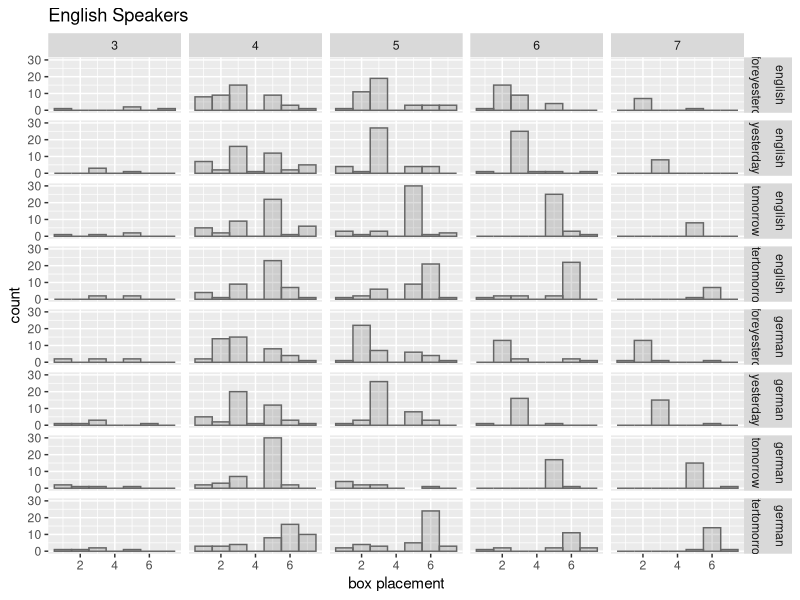
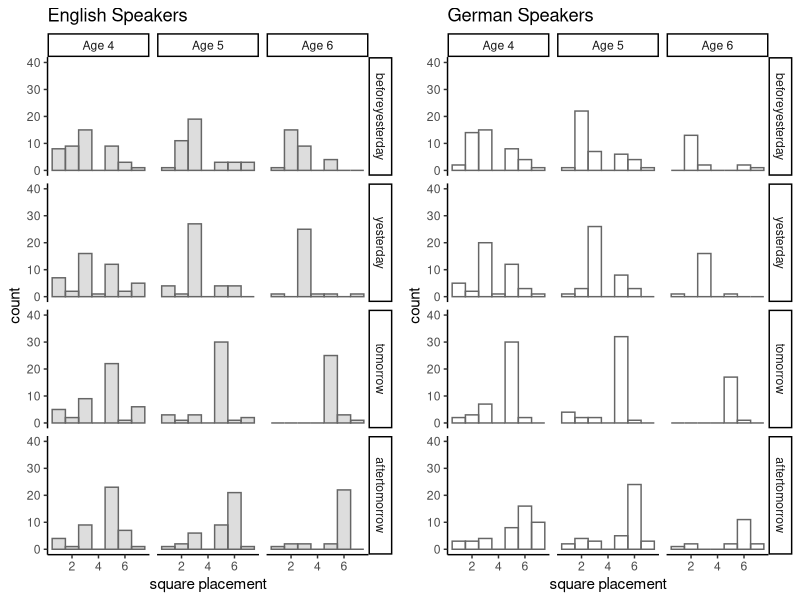
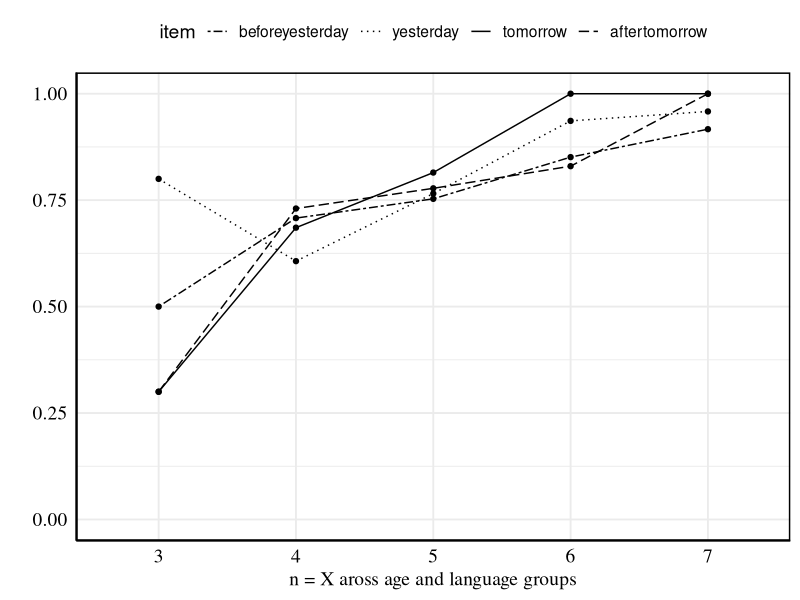
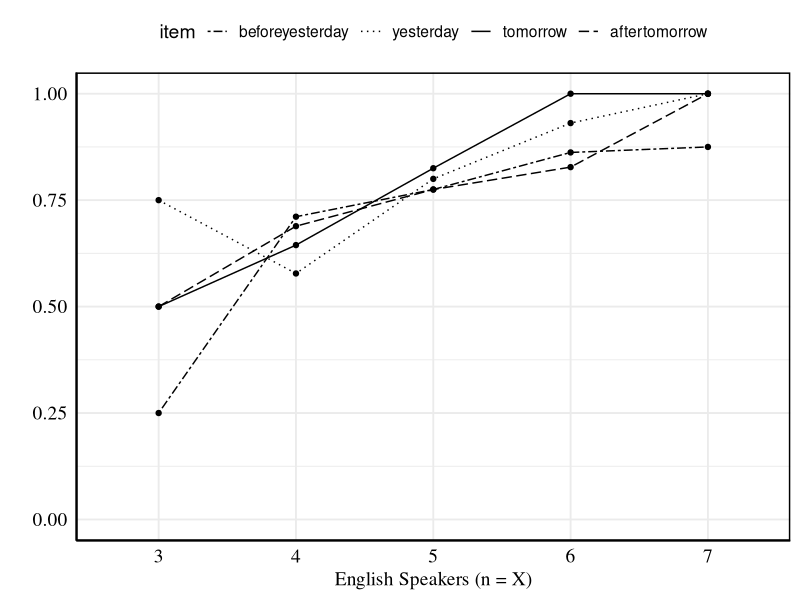
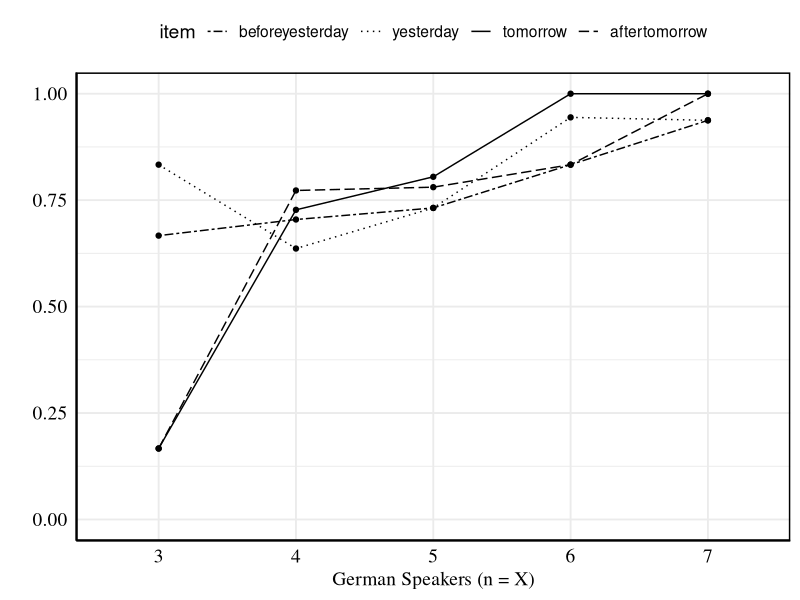
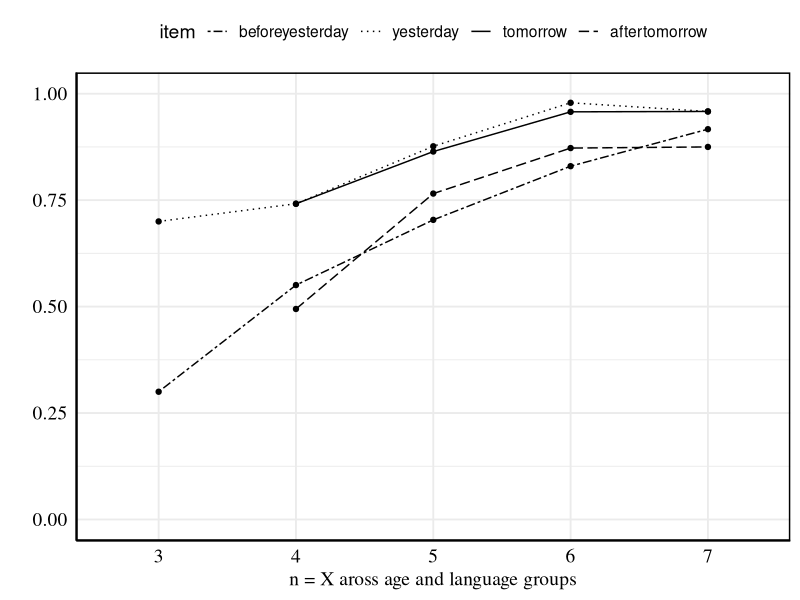
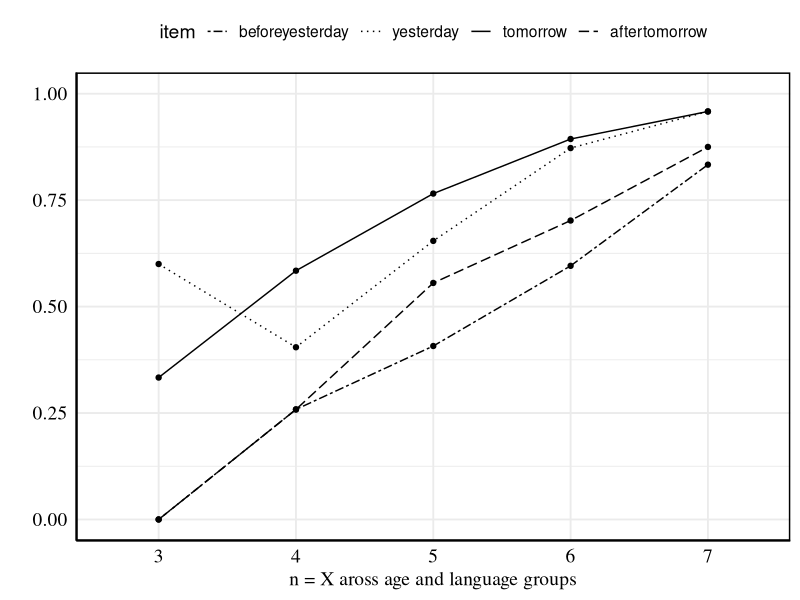
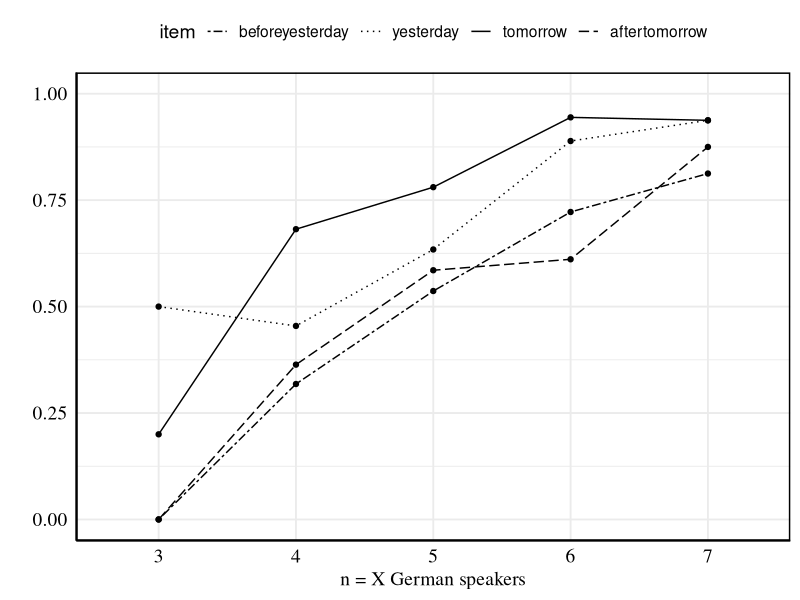

These charts were generated, in order, by the following R code: (Note: this script raises an error after producing the figures.)
## ---- chunk 1
#ipak function: install and load multiple R packages.
#check to see if packages are installed. Install them if they are not, then load them into the R session.
ipak <- function(pkg){
  new.pkg <- pkg[!(pkg %in% installed.packages()[, "Package"])]
  if (length(new.pkg)) 
    install.packages(new.pkg, dependencies = TRUE)
  sapply(pkg, require, character.only = TRUE)
}

lib = c("ordinal","gridExtra","MPDiR","tidyr","quickpsy","gmodels", "gplots","tidyverse", "nloptr", "lme4", "ggplot2", "reshape2", "ggpubr", "dplyr", "rstatix", "car", "stats", "coin", "scales", "psych", "ggthemes", "brms")
ipak(lib) #run all packages stored in lib through the ipak function to call them
## ---- chunk 2
d.all <- read.csv('combinedData_cleaned.csv')
## ---- chunk 3
calv.d <- d.all %>% 
  filter(task == "calendar" & itemtype %in% c('deictic', 'verbal')) %>% #include all calendar items (verbal Qs too)
  # filter(agegroup %in% c('4','5','6') & ageyears<7.0) %>% 
  mutate(cor.first = ifelse(response1==correctR, 1, 0), # did they get it right on the first trial
         prox = ifelse(item %in% c('yesterday','tomorrow'),1,0), # yesterday and tomorrow coded as proximal terms
         prox = as.factor(prox))

# default to bobo winter's approach
## center continuous variables
## sum code categorical variables (this is the conceptual analog of 'centering' for categorical predictors)

# CogSci reviewer asked about our fixed effect coding (which is nonexistent up to this point). "Some kinds of effect coding shouldn’t be used when interactions are present (such as the treatment coding that is default in lmer() and glmer())" 
# R default is to "dummy" code: Reference level coded as zero; Others as 1
# Sum or effect coding is more appropriate for Type III ANOVA: Levels coded so they sum to zero. If 2 levels, coded as -1 and 1 (BUT, R defaults to Type II so dummy coding should be fine here)

# sum code language, prox, and itemtype
calv.d$language <- as.factor(calv.d$language)
calv.d <- mutate(calv.d, language.sc = language)
contrasts(calv.d$language.sc) <- contr.sum(2)
calv.d$prox <- as.factor(calv.d$prox)
calv.d <- mutate(calv.d, prox.sc = prox)
contrasts(calv.d$prox.sc) <- contr.sum(2)
calv.d$itemtype <- as.factor(calv.d$itemtype)
calv.d <- mutate(calv.d, itemtype.sc = itemtype)
contrasts(calv.d$itemtype.sc) <- contr.sum(2)

calv.d <- calv.d %>%
  mutate(item.level = case_when(item == 'beforeyesterday' ~ '1',
                                item == 'yesterday' ~ '2',
                                item == 'tomorrow' ~ '3',
                                item == 'aftertomorrow' ~ '4'))

# dummy code item
calv.d$item_yesterday <- ifelse(calv.d$item.level==2,1,0)
calv.d$item_tomorrow <- ifelse(calv.d$item.level==3,1,0)
calv.d$item_after <- ifelse(calv.d$item.level==4,1,0)
# duplicate columns
calv.d <- calv.d %>%
  mutate(item_yesterday.sc = factor(item_yesterday, levels = c(1, 0)),
         item_tomorrow.sc = factor(item_tomorrow, levels = c(1, 0)),
         item_after.sc = factor(item_after, levels = c(1, 0)),
         item_stat.sc = factor(item.stat, levels = c(1,0))
         )
contrasts(calv.d$item_yesterday.sc) <- contr.sum(2)
contrasts(calv.d$item_tomorrow.sc) <- contr.sum(2)
contrasts(calv.d$item_after.sc) <- contr.sum(2)
contrasts(calv.d$item_stat.sc) <- contr.sum(2)

# center mean continuous variables
# we do this in the model for age (in years)

# subset dataframe

cal.d <- calv.d %>% #create data frame that includes 3- to 7-year-olds
  filter(task=="calendar" & itemtype=="deictic" & agegroup != "adult") %>% # only select deictic calendar items (leave verbal items out) 
  mutate(item = factor(item, levels = c("beforeyesterday", "yesterday", "tomorrow", "aftertomorrow")))

cal.d2 <- calv.d %>% # create new data frame and remove 3- and 7-year-olds
  filter(task=="calendar" & itemtype=="deictic" & agegroup %in% c('4','5','6') & ageyears<7.0) %>% # only select deictic items
  droplevels() %>%
  mutate(item = factor(item, levels = c("beforeyesterday", "yesterday", "tomorrow", "aftertomorrow")))
  
cal.e <- cal.d %>% # filter English speakers only and create new data frame
  filter(language == "english") %>%
  mutate(item = factor(item, levels = c("beforeyesterday", "yesterday", "tomorrow", "aftertomorrow")))
#remove 3 and 7-year-olds
cal.e2 <- cal.e %>%
  filter(agegroup %in% c('4','5','6')) %>%
  droplevels()

cal.g <- cal.d %>%
  filter(language == "german") %>% # filter german speakers only and create new data frame
  mutate(item = factor(item, levels = c("beforeyesterday", "yesterday", "tomorrow", "aftertomorrow")))
cal.g2 <- cal.g %>%
  filter(agegroup %in% c('4','5','6')) %>%
  droplevels()
## ---- chunk 4
# first unload plyr package
cal.sum <- cal.d %>% # summarize data including 3- and 7-year-olds
  mutate(item = factor(item, levels = c("beforeyesterday", "aftertomorrow","yesterday","tomorrow"))) %>% # for each word, how many kids got them right on the first try
  group_by(language, agegroup, item) %>%
  summarize(first.m = mean(cor.first, na.rm=T), # % who put item in right box on first try
            sd.correct = sd(cor.first, na.rm=T),
            n = n(),
            se.correct = sd.correct/sqrt(n),
            deictic1.m = mean(stat.correct.1), # who got correct status (first answer)
            deictic.m = mean(stat.correct), # % who got correct status (final answer)
            rank.m = mean(correct), # right box (final answer)
            countCor.first = sum(cor.first))  # sum proportion correct for making bar graph instead of histogram

cal.sum2 <- cal.d2 %>% # summary of data frame excluding 3- and 7-year-olds
  mutate(item = factor(item, levels = c("beforeyesterday", "aftertomorrow","yesterday","tomorrow")),
         prox = case_when(item == 'beforeyesterday' ~ 'Distal Terms',
                          item == 'aftertomorrow' ~ 'Distal Terms',
                          item == 'yesterday' ~ 'Proximal Terms',
                          item == 'tomorrow' ~ 'Proximal Terms')) %>%
  group_by(language, agegroup, item, prox) %>%
  summarize(first.m = mean(cor.first, na.rm=T), # % who put item in right box on first try
            sd.correct = sd(cor.first, na.rm=T),
            n = n(),
            se.correct = sd.correct/sqrt(n),
            deictic1.m = mean(stat.correct.1), # % who got correct status (first answer)
            deictic.m = mean(stat.correct), # % who got correct status (final answer)
            remoteness.m = mean(cor.remote), # % who got correct remoteness
            rank.m = mean(correct), # % right box (final answer)
            countCor.first = sum(cor.first))  # sum proportion correct for making bar graph instead of histogram
## ---- chunk 5
# calculate percentage of trials kids of each age group responded with correct deictic status on calendar questions
cal.sum3 <- cal.d %>%
  group_by(agegroup) %>%
  summarize(n = n(),
            deictic1.m = (mean(stat.correct.1, na.rm = T))*100, # who got correct status (first answer)
            deictic1.sd = (sd(stat.correct.1, na.rm = T))*100, # standard deviation
            deictic1.se = deictic1.sd/sqrt(n), # calculate standard error
            deictic1.lower = deictic1.m - deictic1.se, # calculate lower 95% CI
            deictic1.upper = deictic1.m + deictic1.se) # calculate upper 95% CI

deictic.sum <- calv.d %>%
  filter(itemtype == "deictic" & agegroup %in% c('4', '5', '6', '7')) %>%
  group_by(language, agegroup, item) %>%
  summarize(correct.m.d = mean(cor.first, na.rm=T), # % who answered correctly
            sd.correct.d = sd(cor.first, na.rm=T),
            n = n(),
            se.correct.d = sd.correct.d/sqrt(n),
            deicticv.lower = correct.m.d - se.correct.d, # calculate lower 95% CI
            deicticv.upper = correct.m.d + se.correct.d, # calculate upper 95% CI
            countCorrect.d = sum(cor.first))  # sum proportion correct for making bar graph instead of histogram
## ---- chunk 6
## Frequency distribution of box placement for each time word
calhist.e <- cal.d %>% #filter english speakers and create new data frame
  filter(language == "english" & agegroup %in% c('4','5','6') & ageyears<7.0) %>%
  mutate(item = factor(item, levels = c("beforeyesterday", "yesterday", "tomorrow", "aftertomorrow")))

calhist.g <- cal.d %>% #filter German speakers and create new data frame
  filter(language == "german" & agegroup %in% c('4','5','6') & ageyears<7.0) %>%
  mutate(item = factor(item, levels = c("beforeyesterday", "yesterday", "tomorrow", "aftertomorrow")))

calhist.e$agebin[calhist.e$agegroup == '4'] <- "Age 4"
calhist.e$agebin[calhist.e$agegroup == '5'] <- "Age 5"
calhist.e$agebin[calhist.e$agegroup == '6'] <- "Age 6"
calhist.g$agebin[calhist.g$agegroup == '4'] <- "Age 4"
calhist.g$agebin[calhist.g$agegroup == '5'] <- "Age 5"
calhist.g$agebin[calhist.g$agegroup == '6'] <- "Age 6"

all <- ggplot(cal.d, aes(x = response1)) +
  geom_histogram(position = "identity", colour = "grey40", alpha = 0.2, binwidth = 1) +
  xlab("box placement") +
  ggtitle("English Speakers") +
  ylim(0, 30) +
  facet_grid(language ~ item ~ agegroup)
all

# Frequency distributions of first response only
par(mfrow=c(1,1))
E <- ggplot(calhist.e, aes(x=response1)) +
  geom_histogram(position = "identity", colour = "grey40", alpha = 0.2, binwidth = 1) +
  xlab("square placement") +
  ggtitle("English Speakers") +
  ylim(0, 40) +
  theme_classic() +
  facet_grid(item ~ agebin)

G <- ggplot(calhist.g, aes(x=response1)) +
  geom_histogram(fill="white", position ="identity", colour = "grey40", alpha = 0.2, binwidth = 1) +
  xlab("square placement") +
  ggtitle("German Speakers") +
  ylim(0, 40) +
  theme_classic() +
  facet_grid(item ~ agebin)

histograms <- ggarrange(E, G, 
                        ncol = 2, nrow = 1)
histograms
#ggsave(histograms, file= "BoxPlacementByItem.jpeg", width = 10, height = 5, dpi = 300)

calhist.g <- calhist.g %>%
  mutate(ColorBar = case_when(item == "tomorrow" & response1 == 5 ~ "0",
                              item == "yesterday" & response1 ==  3 ~ "0",
                              item == "aftertomorrow" & response1 ==  6 ~ "0",
                              item == "beforeyesterday" & response1 ==  2 ~ "0")) # create new variable for filling correct placement

calhist.g$ColorBar[is.na(calhist.g$ColorBar) == T] <- '1' # replace missing data with 0

calhist.e <- calhist.e %>%
  mutate(ColorBar = case_when(item == "tomorrow" & response1 == 5 ~ "0",
                              item == "yesterday" & response1 ==  3 ~ "0",
                              item == "aftertomorrow" & response1 ==  6 ~ "0",
                              item == "beforeyesterday" & response1 ==  2 ~ "0"))
calhist.e$ColorBar[is.na(calhist.e$ColorBar) == T] <- '1' # replace missing data with 0

# recode Items for Facet Labels
calhist.g$Term[calhist.g$item == 'tomorrow'] <- "tomorrow"
calhist.g$Term[calhist.g$item == 'yesterday'] <- "yesterday"
calhist.g$Term[calhist.g$item == 'beforeyesterday'] <- "before-yesterday"
calhist.g$Term[calhist.g$item == 'aftertomorrow'] <- "after-tomorrow"
calhist.e$Term[calhist.e$item == 'tomorrow'] <- "tomorrow"
calhist.e$Term[calhist.e$item == 'yesterday'] <- "yesterday"
calhist.e$Term[calhist.e$item == 'beforeyesterday'] <- "before-yesterday"
calhist.e$Term[calhist.e$item == 'aftertomorrow'] <- "after-tomorrow"

cols <- c("0" = "red", "1" = "grey50")

# Graph Correct First Placement (but show proportion of kids who placed sticker in each box)
#exclude 3- and 7-year-olds from cal.sum4
cal.sum4 <- cal.d2 %>%
  mutate(item = factor(item, levels = c("beforeyesterday", "aftertomorrow","yesterday","tomorrow"))) %>%
  group_by(language, agegroup, item, response1) %>%
  summarize(n = n()) %>%
  mutate(freq = n/sum(n))
## ---- chunk 7
# does language spoken, item, or age (in years) predict successful placement of time words in the past or the future? [interaction term included in the model]

# model with sum coded predictor variables
d.lm1 <- glmer(stat.correct.1 ~ language.sc*item_yesterday.sc*item_tomorrow.sc*item_after.sc*scale(ageyears) + (1|subjid), family = 'binomial', data=cal.d, control = glmerControl(optimizer="bobyqa", optCtrl = list(maxfun = 100000))) 
# once I increased the # of possible iterations the optimizer is allowed to have (i.e. to 100,000) convergence issues disappear 
summary(d.lm1) 

Anova(d.lm1, contrasts=list(topic=contr.sum, sys=contr.sum), Type=3) # only age is a significant predictor
## ---- chunk 8

cal.sumProp <- cal.d %>%
  group_by(agegroup, item) %>%
  summarize(n = n(),
            deictic1.m = (mean(stat.correct.1, na.rm = T)), # who got correct status (first answer)
            deictic1.sd = (sd(stat.correct.1, na.rm = T)), # standard deviation
            deictic1.se = deictic1.sd/sqrt(n), # calculate standard error
            deictic1.lower = deictic1.m - deictic1.se, # calculate lower 95% CI
            deictic1.upper = deictic1.m + deictic1.se) # calculate upper 95% CI

CorrectStatPlacements <- ggplot(data=cal.sumProp, aes(x=agegroup, y = deictic1.m, group = item)) +
  geom_line(aes(linetype=item)) +
  scale_linetype_manual(values=c("twodash", "dotted", "solid", "longdash"))+
  geom_point() +
  ylab('') +
  xlab('n = X aross age and language groups') +
  ylim(0,1) +
  theme_minimal(base_size = 14) +
  theme(plot.title=element_text(family = "Times", color = "black", size = 14, hjust = 0.5), 
        axis.title.y = element_text(family = "Times", color = "black", size = 14),
        axis.line.y = element_line(color = "black"),
        axis.text.y = element_text(family = "Times", color = "black", size = 14), 
        axis.title.x = element_text(family = "Times", color = "black", size = 14),
        axis.text.x = element_text(family = "Times", color = "black", size = 14)) +
          theme(legend.position = "top") +
          theme(panel.border = element_rect(colour = "black", fill = NA, size = 1),
                #panel.grid.major = element_blank(), panel.grid.minor = element_blank(),
                axis.line = element_line(colour = "black"))
CorrectStatPlacements




cal.sumPropEnglish <- cal.d %>%
  filter(language == "english") %>%
  group_by(agegroup, item) %>%
  summarize(n = n(),
            deictic1.m = (mean(stat.correct.1, na.rm = T)), # who got correct status (first answer)
            deictic1.sd = (sd(stat.correct.1, na.rm = T)), # standard deviation
            deictic1.se = deictic1.sd/sqrt(n), # calculate standard error
            deictic1.lower = deictic1.m - deictic1.se, # calculate lower 95% CI
            deictic1.upper = deictic1.m + deictic1.se) # calculate upper 95% CI

EnglishPlacements <- ggplot(data=cal.sumPropEnglish, aes(x=agegroup, y = deictic1.m, group = item)) +
  geom_line(aes(linetype=item)) +
  scale_linetype_manual(values=c("twodash", "dotted", "solid", "longdash"))+
  geom_point() +
  ylab('') +
  xlab('English Speakers (n = X)') +
  ylim(0,1) +
  theme_minimal(base_size = 14) +
  theme(plot.title=element_text(family = "Times", color = "black", size = 14, hjust = 0.5), 
        axis.title.y = element_text(family = "Times", color = "black", size = 14),
        axis.line.y = element_line(color = "black"),
        axis.text.y = element_text(family = "Times", color = "black", size = 14), 
        axis.title.x = element_text(family = "Times", color = "black", size = 14),
        axis.text.x = element_text(family = "Times", color = "black", size = 14)) +
          theme(legend.position = "top") +
          theme(panel.border = element_rect(colour = "black", fill = NA, size = 1),
                #panel.grid.major = element_blank(), panel.grid.minor = element_blank(),
                axis.line = element_line(colour = "black"))
EnglishPlacements

cal.sumPropGerman <- cal.d %>%
  filter(language == "german") %>%
  group_by(agegroup, item) %>%
  summarize(n = n(),
            deictic1.m = (mean(stat.correct.1, na.rm = T)), # who got correct status (first answer)
            deictic1.sd = (sd(stat.correct.1, na.rm = T)), # standard deviation
            deictic1.se = deictic1.sd/sqrt(n), # calculate standard error
            deictic1.lower = deictic1.m - deictic1.se, # calculate lower 95% CI
            deictic1.upper = deictic1.m + deictic1.se) # calculate upper 95% CI

GermanPlacements <- ggplot(data=cal.sumPropGerman, aes(x=agegroup, y = deictic1.m, group = item)) +
  geom_line(aes(linetype=item)) +
  scale_linetype_manual(values=c("twodash", "dotted", "solid", "longdash"))+
  geom_point() +
  ylab('') +
  xlab('German Speakers (n = X)') +
  ylim(0,1) +
  theme_minimal(base_size = 14) +
  theme(plot.title=element_text(family = "Times", color = "black", size = 14, hjust = 0.5), 
        axis.title.y = element_text(family = "Times", color = "black", size = 14),
        axis.line.y = element_line(color = "black"),
        axis.text.y = element_text(family = "Times", color = "black", size = 14), 
        axis.title.x = element_text(family = "Times", color = "black", size = 14),
        axis.text.x = element_text(family = "Times", color = "black", size = 14)) +
          theme(legend.position = "top") +
          theme(panel.border = element_rect(colour = "black", fill = NA, size = 1),
                axis.line = element_line(colour = "black"))
GermanPlacements
## ---- chunk 9
# it seems like (from Roman's slides) since we manipulate prox within-subjects, we should include this as a random slope e.g., prox|subjid
#boundary (singular) fit: see ?isSingular
#d.lm2 <- glmer(stat.correct.1 ~ prox.sc*language.sc*scale(ageyears) + (1+prox|subjid), family = 'binomial', data=cal.d, control = glmerControl(optimizer="bobyqa", optCtrl = list(maxfun = 100000)))
#summary(d.lm2) 
#Anova(d.lm2, Type=3) #suggests there is a main effect of age, but no main effects of language, proximity or interactions

# suggestion from cogsci reviewer to rerun model without the random intercept for subjects (but keep random slope because glmer requires random effect term to be specified)
# but we run into the same problem as above
# boundary (singular) fit: see ?isSingular
# It is very unusual to find data requiring a random slope but no random intercept, as it requires that all lines pass through the same point on the y axis.
d.lm2 <- glmer(stat.correct.1 ~ prox.sc*language.sc*scale(ageyears) + (prox-1|subjid), family = 'binomial', data=cal.d2, control = glmerControl(optimizer="bobyqa", optCtrl = list(maxfun = 100000)))
# boundary (singular) fit: see ?isSingular
summary(d.lm2) 
Anova(d.lm2, contrasts=list(topic=contr.sum, sys=contr.sum), Type=3) # again only age is a significant predictor but there is an interaction of prox x age 

# remove random slope
d.lm3 <- glmer(stat.correct.1 ~ prox.sc*language.sc*scale(ageyears) + (1|subjid), family = 'binomial', data=cal.d2, control = glmerControl(optimizer="bobyqa", optCtrl = list(maxfun = 100000)))
summary(d.lm3) 
Anova(d.lm3, contrasts=list(topic=contr.sum, sys=contr.sum), Type=3) #suggests there is a main effect of age, but no main effects of language, proximity and only an interaction of prox x age 

# Does age or item predict successful placement of time words in the past vs. the future within each language group separately?
# english first
d.lm4 <-  glmer(stat.correct.1 ~ prox.sc * scale(ageyears) + (1|subjid), family='binomial', data=cal.e2) 
summary(d.lm4)
Anova(d.lm4, Type=3) #main effect of age, sig interaction of prox + age

#Wilcox_test for item level comparisons
DeicticStatus_English <- cal.e %>%
  group_by(agegroup) %>%
  pairwise_wilcox_test(formula = stat.correct.1 ~ prox.sc, p.adjust.method = "BH") %>%
  add_significance()
DeicticStatus_English # only sig difference between distal and proximal terms @ age 6 (p = .02)

#german next
d.lm5 <-  glmer(stat.correct.1 ~ prox.sc * scale(ageyears) + (1|subjid), family='binomial', data=cal.g2) 
summary(d.lm5)
Anova(d.lm5, Type=3) #main effect of age, no interaction

DeicticStatus_German <- cal.g %>%
  group_by(agegroup) %>%
  pairwise_wilcox_test(formula = stat.correct.1 ~ prox.sc, p.adjust.method = "BH") %>%
  add_significance()
DeicticStatus_German # sig difference at age 6 (p = .05)
## ---- chunk 10
# calculate percentage of trials in which kids of each age group responded with correct remoteness on calendar questions
cal.sum5 <- cal.d %>%
  group_by(agegroup) %>%
  summarize(n = n(),
            remoteness.m = (mean(cor.remote))*100, # who got correct status (first answer)
            remoteness.sd = (sd(cor.remote))*100, # standard deviation
            remoteness.se = remoteness.sd/sqrt(n), # calculate standard error
            remoteness.lower = remoteness.m - remoteness.se, # calculate lower 95% CI
            remoteness.upper = remoteness.m + remoteness.se) # calculate upper 95% CI

remoteness.sum <- calv.d %>%
  filter(itemtype == "deictic" & agegroup %in% c('4', '5', '6', '7')) %>%
  group_by(language, agegroup, item) %>%
  summarize(n = n(),
            remoteness.m = (mean(cor.remote))*100, # who got correct status (first answer)
            remoteness.sd = (sd(cor.remote))*100, # standard deviation
            remoteness.se = remoteness.sd/sqrt(n), # calculate standard error
            remoteness.lower = remoteness.m - remoteness.se, # calculate lower 95% CI
            remoteness.upper = remoteness.m + remoteness.se) # calculate upper 95% CI

langremoteness.sum <- calv.d %>%
  filter(itemtype == "deictic") %>%
  group_by(language, agegroup) %>%
  summarize(n = n(),
            remoteness.m = (mean(cor.remote, na.rm = T))*100, # who got correct status (first answer)
            remoteness.sd = (sd(cor.remote, na.rm = T))*100, # standard deviation
            remoteness.se = remoteness.sd/sqrt(n), # calculate standard error
            remoteness.lower = remoteness.m - remoteness.se, # calculate lower 95% CI
            remoteness.upper = remoteness.m + remoteness.se) # calculate upper 95% CI
## ---- chunk 11
#does language spoken, item, or age (in years) predict successful placement of time words the correct # of squares from today? [interaction term included in the model]
remote1 <- glm(cor.remote ~ language.sc*item_yesterday.sc*item_tomorrow.sc*item_after.sc*scale(ageyears), family = binomial(link = "logit"), data=cal.d) 
summary(remote1)
Anova(remote1) # main effect of language, main effect of item (yesterday, tomorrow), main effect of age, but no interactions (why are these main effects only showing up in the Anova?)

All_remote <- cal.d %>% # conduct Wilcox_test 
  #group_by(agegroup) %>% 
  pairwise_wilcox_test(formula = cor.remote ~ item, p.adjust.method = "BH") %>%
  add_significance()
All_remote 

English.remote <- cal.e2 %>% # conduct Wilcox_test on English sample only
  #group_by(agegroup) %>% # no sig differences when grouped by age
  pairwise_wilcox_test(formula = cor.remote ~ item, p.adjust.method = "BH") %>%
  add_significance()
English.remote # sig differences between before yesterday and yesterday/tomorrow across all ages and between after tomorrow and yesterday/tomorrow across all ages

German.remote <- cal.g2 %>% # conduct Wilcox_test on German sample only
  #group_by(agegroup) %>%
  pairwise_wilcox_test(formula = cor.remote ~ item, p.adjust.method = "BH") %>%
  add_significance()
German.remote # same findings as English above
## ---- chunk 12

cal.sum5Figure6 <- cal.d %>%
  group_by(agegroup, item) %>%
  summarize(n = n(),
            remoteness.m = (mean(cor.remote)), # who got correct status (first answer)
            remoteness.sd = (sd(cor.remote)), # standard deviation
            remoteness.se = remoteness.sd/sqrt(n), # calculate standard error
            remoteness.lower = remoteness.m - remoteness.se, # calculate lower 95% CI
            remoteness.upper = remoteness.m + remoteness.se) # calculate upper 95% CI

CorrectRemoteness<- ggplot(data=cal.sum5Figure6, aes(x=agegroup, y = remoteness.m, group = item)) +
  geom_line(aes(linetype=item)) +
  scale_linetype_manual(values=c("twodash", "dotted", "solid", "longdash"))+
  geom_point() +
  ylab('') +
  xlab('n = X aross age and language groups') +
  ylim(0,1) +
  theme_minimal(base_size = 14) +
  theme(plot.title=element_text(family = "Times", color = "black", size = 14, hjust = 0.5), 
        axis.title.y = element_text(family = "Times", color = "black", size = 14),
        axis.line.y = element_line(color = "black"),
        axis.text.y = element_text(family = "Times", color = "black", size = 14), 
        axis.title.x = element_text(family = "Times", color = "black", size = 14),
        axis.text.x = element_text(family = "Times", color = "black", size = 14)) +
          theme(legend.position = "top") +
          theme(panel.border = element_rect(colour = "black", fill = NA, size = 1),
                #panel.grid.major = element_blank(), panel.grid.minor = element_blank(),
                axis.line = element_line(colour = "black"))
CorrectRemoteness

## ---- chunk 13
# does language spoken, item,  or age (in years) predict successful placement of time words in the correct squares on the first try? [interaction term included in the model]

# model with sum coded predictor variables
p.lm1 <- glmer(cor.first ~ language.sc*item_yesterday.sc*item_tomorrow.sc*item_after.sc*scale(ageyears) + (1|subjid), family = 'binomial', data=cal.d, control = glmerControl(optimizer="bobyqa", optCtrl = list(maxfun = 100000))) 
# once I increased the # of possible iterations the optimizer is allowed to have (i.e. to 100,000) convergence issues disappear 
summary(p.lm1) 
Anova(p.lm1, contrasts=list(topic=contr.sum, sys=contr.sum), Type=3) # main effect of item (yesterday, tomorrow), age, and sig 2-way interaction between language x age 

# remove interaction term for item [when we do this, all the main effects are present]
p.lm1.main <- glmer(cor.first ~ language.sc*item_yesterday.sc+item_tomorrow.sc+item_after.sc+ scale(ageyears)+(1|subjid), family = 'binomial', data=cal.d, control = glmerControl(optimizer="bobyqa", optCtrl = list(maxfun = 100000))) 
# once I increased the # of possible iterations the optimizer is allowed to have (i.e. to 100,000) convergence issues disappear 
summary(p.lm1.main) 
Anova(p.lm1.main, contrasts=list(topic=contr.sum, sys=contr.sum), Type=3) # all three main effects + language  age interaction

#Wilcox_test for item level comparisons of cor.first by age (English-speakers only)
PreciseMeaning_English <- cal.e2 %>%
  group_by(agegroup) %>%
  pairwise_wilcox_test(formula = cor.first ~ item, p.adjust.method = "BH") %>%
  add_significance()
PreciseMeaning_English

#Wilcox_test for item level comparisons of cor.first by age (German-speakers only)
PreciseMeaning_German <- cal.g2 %>%
  group_by(agegroup) %>%
  pairwise_wilcox_test(formula = cor.first ~ item, p.adjust.method = "BH") %>%
  add_significance()
PreciseMeaning_German
## ---- chunk 14
cal.sum5Figure7 <- cal.d %>%
  group_by(agegroup, item) %>%
  summarize(n = n(),
            preciseknow.m = (mean(cor.first, na.rm = T)), # who got correct status (first answer)
            preciseknow.sd = (sd(cor.first, na.rm = T)), # standard deviation
            preciseknow.se = preciseknow.sd/sqrt(n), # calculate standard error
            preciseknow.lower = preciseknow.m - preciseknow.se, # calculate lower 95% CI
            preciseknow.upper = preciseknow.m + preciseknow.se) # calculate upper 95% CI

PreciseKnowledge_Prop<- ggplot(data=cal.sum5Figure7, aes(x=agegroup, y = preciseknow.m, group = item)) +
  geom_line(aes(linetype=item)) +
  scale_linetype_manual(values=c("twodash", "dotted", "solid", "longdash"))+
  geom_point() +
  ylab('') +
  xlab('n = X aross age and language groups') +
  ylim(0,1) +
  theme_minimal(base_size = 14) +
  theme(plot.title=element_text(family = "Times", color = "black", size = 14, hjust = 0.5), 
        axis.title.y = element_text(family = "Times", color = "black", size = 14),
        axis.line.y = element_line(color = "black"),
        axis.text.y = element_text(family = "Times", color = "black", size = 14), 
        axis.title.x = element_text(family = "Times", color = "black", size = 14),
        axis.text.x = element_text(family = "Times", color = "black", size = 14)) +
          theme(legend.position = "top") +
          theme(panel.border = element_rect(colour = "black", fill = NA, size = 1),
                #panel.grid.major = element_blank(), panel.grid.minor = element_blank(),
                axis.line = element_line(colour = "black"))
PreciseKnowledge_Prop

# now german-speakers only
cal.sum5Figure7G <- cal.d %>%
  filter(language == "german") %>%
  group_by(agegroup, item) %>%
  summarize(n = n(),
            preciseknow.m = (mean(cor.first, na.rm = T)), # who got correct status (first answer)
            preciseknow.sd = (sd(cor.first, na.rm = T)), # standard deviation
            preciseknow.se = preciseknow.sd/sqrt(n), # calculate standard error
            preciseknow.lower = preciseknow.m - preciseknow.se, # calculate lower 95% CI
            preciseknow.upper = preciseknow.m + preciseknow.se) # calculate upper 95% CI

PreciseKnowledge_PropG<- ggplot(data=cal.sum5Figure7G, aes(x=agegroup, y = preciseknow.m, group = item)) +
  geom_line(aes(linetype=item)) +
  scale_linetype_manual(values=c("twodash", "dotted", "solid", "longdash"))+
  geom_point() +
  ylab('') +
  xlab('n = X German speakers') +
  ylim(0,1) +
  theme_minimal(base_size = 14) +
  theme(plot.title=element_text(family = "Times", color = "black", size = 14, hjust = 0.5), 
        axis.title.y = element_text(family = "Times", color = "black", size = 14),
        axis.line.y = element_line(color = "black"),
        axis.text.y = element_text(family = "Times", color = "black", size = 14), 
        axis.title.x = element_text(family = "Times", color = "black", size = 14),
        axis.text.x = element_text(family = "Times", color = "black", size = 14)) +
          theme(legend.position = "top") +
          theme(panel.border = element_rect(colour = "black", fill = NA, size = 1),
                #panel.grid.major = element_blank(), panel.grid.minor = element_blank(),
                axis.line = element_line(colour = "black"))
PreciseKnowledge_PropG
ggsave("Figure7B.jpeg", PreciseKnowledge_PropG, dpi = 300)

# now english-speakers only
cal.sum5Figure7E <- cal.d %>%
  filter(language == "english" & agegroup != "adult") %>%
  group_by(agegroup, item) %>%
  summarize(n = n(),
            preciseknow.m = (mean(cor.first, na.rm = T)), # who got correct status (first answer)
            preciseknow.sd = (sd(cor.first, na.rm = T)), # standard deviation
            preciseknow.se = preciseknow.sd/sqrt(n), # calculate standard error
            preciseknow.lower = preciseknow.m - preciseknow.se, # calculate lower 95% CI
            preciseknow.upper = preciseknow.m + preciseknow.se) # calculate upper 95% CI


PreciseKnowledge_PropE<- ggplot(data=cal.sum5Figure7E, aes(x=agegroup, y = preciseknow.m, group = item)) +
  geom_line(aes(linetype=item)) +
  scale_linetype_manual(values=c("twodash", "dotted", "solid", "longdash"))+
  geom_point() +
  ylab('') +
  xlab('n = X English speakers') +
  ylim(0,1) +
  theme_minimal(base_size = 14) +
  theme(plot.title=element_text(family = "Times", color = "black", size = 14, hjust = 0.5), 
        axis.title.y = element_text(family = "Times", color = "black", size = 14),
        axis.line.y = element_line(color = "black"),
        axis.text.y = element_text(family = "Times", color = "black", size = 14), 
        axis.title.x = element_text(family = "Times", color = "black", size = 14),
        axis.text.x = element_text(family = "Times", color = "black", size = 14)) +
          theme(legend.position = "top") +
          theme(panel.border = element_rect(colour = "black", fill = NA, size = 1),
                #panel.grid.major = element_blank(), panel.grid.minor = element_blank(),
                axis.line = element_line(colour = "black"))
PreciseKnowledge_PropE
ggsave("Figure7A.jpeg", PreciseKnowledge_PropE, dpi = 300)
## ---- chunk 15
# Does language group, age, and temporal location (proximal vs. distal) predict correct placement? [interaction term included in the model]
p.lm2 <- glmer(cor.first ~ language.sc*prox.sc*scale(ageyears) + (1|subjid), family = 'binomial', data=cal.d, control = glmerControl(optimizer="bobyqa", optCtrl = list(maxfun = 100000))) 
summary(p.lm2) 
Anova(p.lm2, contrasts=list(topic=contr.sum, sys=contr.sum), Type=3) # suggests there are effects of language, proximity, and ageyears with no interactions

# Does language group, age, and temporal location (proximal vs. distal) predict correct placement? [interaction term removed from the model]
p.lm2.1 <-  glmer(cor.first ~ language.sc + prox.sc + scale(ageyears) + (1|subjid), family='binomial', data=cal.d2, control = glmerControl(optimizer="bobyqa", optCtrl = list(maxfun = 100000))) 
summary(p.lm2.1 )
Anova(p.lm2.1, contrasts=list(topic=contr.sum, sys=contr.sum), Type=3) #main effect of age, proximity, and language
## ---- chunk 16
#does language spoken, deictic status (past vs future),  or age (in years) predict successful placement of time words in the correct squares on the first try? [interaction term included in the model]
p.lm3 <- glmer(cor.first ~ language.sc*item_stat.sc*scale(ageyears) + (1|subjid), family = 'binomial', data=cal.d) 
summary(p.lm3) 
Anova(p.lm3, contrasts=list(topic=contr.sum, sys=contr.sum), Type=3) # main effect of language, deictic status, and age but no interactions

# remove interaction term
p.lm3.0 <- glmer(cor.first ~ language.sc + item_stat.sc + scale(ageyears) + (1|subjid), family = 'binomial', data=cal.d2) 
summary(p.lm3.0) 
Anova(p.lm3.0, contrasts=list(topic=contr.sum, sys=contr.sum), Type=3) # main effect of language, deictic status, and age 

# Does age or item predict successful placement of time words in the correct square on the first try within each language group separately? [no interaction term]
p.lm4 <- glmer(cor.first ~ item_yesterday.sc*item_tomorrow.sc*item_after.sc + scale(ageyears) + (1|subjid), family = 'binomial', data=cal.e2) 
summary(p.lm4)
Anova(p.lm4, Type=3) # main effect of item (yesterday, tomorrow, after tomorrow), and age, but no interactions



p.lm5 <- glmer(cor.first ~ item_yesterday.sc*item_tomorrow.sc*item_after.sc + scale(ageyears) + (1|subjid), family = 'binomial', data=cal.g2) 
summary(p.lm5)
Anova(p.lm5, Type=3) # main effect of item (yesterday, tomorrow), and age, but no interactions



language.itemTest <- cal.d2 %>%
  grouop_by(item) %>%
  pairwise_wilcox_test(formula = cor.first ~ language, p.adjust.method = "BH") %>%
  add_significance()
language.itemTest

language.itemTestAge <- cal.d2 %>%
  group_by(agegroup, item) %>%
  pairwise_wilcox_test(formula = cor.first ~ language, p.adjust.method = "BH") %>%
  add_significance()
language.test

language.proxTest <- cal.d2 %>%
  group_by(prox) %>%
  pairwise_wilcox_test(formula = cor.first ~ language, p.adjust.method = "BH") %>%
  add_significance()
language.proxTest

language.proxTestAge <- cal.d2 %>%
  group_by(agegroup, prox) %>%
  pairwise_wilcox_test(formula = cor.first ~ language, p.adjust.method = "BH") %>%
  add_significance()
language.proxTestAge
# 0 = distal, 1 = proximal
## ---- chunk 17
# first deictic status
# calculate
cal.sumProp2 <- cal.d %>%
  filter(language == "english") %>%
  group_by(agegroup) %>%
  summarize(n = n(),
            stat.correct.1 = stat.correct.1, 
            deictic1.m = (mean(stat.correct.1, na.rm = T)), # who got correct status (first answer)
            deictic1.sd = (sd(stat.correct.1, na.rm = T)), # standard deviation
            deictic1.se = deictic1.sd/sqrt(n), # calculate standard error
            deictic1.lower = deictic1.m - deictic1.se, # calculate lower 95% CI
            deictic1.upper = deictic1.m + deictic1.se) # calculate upper 95% CI

# plot
plot.deicticEnglish <- ggplot(data=cal.sumProp, aes(x=agegroup, y=deictic1.m)) + 
  # geom_hline(yintercept=1, linetype="solid",color="black",size=1.3) +
  geom_hline(yintercept=.5, linetype="dashed",color="red",size=1.3) +
  geom_pointrange(size=1.5, position=position_dodge(width=0.3), aes(ymax=stat.correct.1 + deictic1.sd, ymin=stat.correct.1 - deictic1.sd)) +
  scale_x_discrete(name = "Age (years)") +
  scale_y_continuous(name = "Mean Deictic Status Knowledge ", breaks= c(.2, .3, .4, .5,.6,.7,.8,.9,1), limits = c(.2, 1)) +
  theme(axis.title = element_text(size=12))

ggsave("plot.deicticEnglish.png", plot.deicticEnglish, dpi = 300, height = 3, width = 3)

# next remoteness
cal.sum5.2 <- cal.d %>%
  filter(language == "english")  %>%
  group_by(agegroup) %>%
  summarize(n = n(),
            cor.remote = cor.remote,
            remoteness.m = (mean(cor.remote, na.rm = T)), # who got correct status (first answer)
            remoteness.sd = (sd(cor.remote, na.rm = T)), # standard deviation
            remoteness.se = remoteness.sd/sqrt(n), # calculate standard error
            remoteness.lower = remoteness.m - remoteness.se, # calculate lower 95% CI
            remoteness.upper = remoteness.m + remoteness.se) # calculate upper 95% CI
# plot remoteness
plot.remotenessEnglish <- ggplot(data=cal.sum5.2, aes(x=agegroup, y=remoteness.m)) + 
  # geom_hline(yintercept=1, linetype="solid",color="black",size=1.3) +
  geom_hline(yintercept=.5, linetype="dashed",color="red",size=1.3) +
  geom_pointrange(size=1.5, position=position_dodge(width=0.3), aes(ymax=cor.remote + remoteness.sd, ymin=cor.remote - remoteness.sd)) +
  scale_x_discrete(name = "Age (years)") +
  scale_y_continuous(name = "Mean Remoteness Knowledge ", breaks= c(.2, .3, .4, .5,.6,.7,.8,.9,1), limits = c(.2, 1)) +
  theme(axis.title = element_text(size=12))

ggsave("plot.remotenessEnglish.png", plot.remotenessEnglish, dpi = 300, height = 3, width = 3)

# now precise knowledge 
cal.sum5.3 <- cal.d %>%
  filter(language == "english") %>%
  group_by(agegroup) %>%
  summarize(n = n(),
            cor.first = cor.first,
            preciseknow.m = (mean(cor.first, na.rm = T)), # who got correct status (first answer)
            preciseknow.sd = (sd(cor.first, na.rm = T)), # standard deviation
            preciseknow.se = preciseknow.sd/sqrt(n), # calculate standard error
            preciseknow.lower = preciseknow.m - preciseknow.se, # calculate lower 95% CI
            preciseknow.upper = preciseknow.m + preciseknow.se) # calculate upper 95% CI
# plot precise knowledge
plot.preciseknowEnglish <- ggplot(data=cal.sum5.3, aes(x=agegroup, y=preciseknow.m)) + 
  # geom_hline(yintercept=1, linetype="solid",color="black",size=1.3) +
  geom_hline(yintercept=.5, linetype="dashed",color="red",size=1.3) +
  geom_pointrange(size=1.5, position=position_dodge(width=0.3), aes(ymax=cor.first + preciseknow.sd, ymin=cor.first - preciseknow.sd)) +
  scale_x_discrete(name = "Age (years)") +
  scale_y_continuous(name = "Mean Precise Knowledge ", breaks= c(.2, .3, .4, .5,.6,.7,.8,.9,1), limits = c(.2, 1)) +
  theme(axis.title = element_text(size=12))

ggsave("plot.preciseknowEnglish.png",plot.preciseknowEnglish, dpi = 300, height = 3, width = 3)
## ---- chunk 18
# first deictic status
# calculate
cal.sumProp2German <- cal.d %>%
  filter(language == "german") %>%
  group_by(agegroup) %>%
  summarize(n = n(),
            stat.correct.1 = stat.correct.1, 
            deictic1.m = (mean(stat.correct.1, na.rm = T)), # who got correct status (first answer)
            deictic1.sd = (sd(stat.correct.1, na.rm = T)), # standard deviation
            deictic1.se = deictic1.sd/sqrt(n), # calculate standard error
            deictic1.lower = deictic1.m - deictic1.se, # calculate lower 95% CI
            deictic1.upper = deictic1.m + deictic1.se) # calculate upper 95% CI

# plot
plot.DSGerman <- ggplot(data=cal.sumProp2German, aes(x=agegroup, y=deictic1.m)) + 
  # geom_hline(yintercept=1, linetype="solid",color="black",size=1.3) +
  geom_hline(yintercept=.5, linetype="dashed",color="red",size=1.3) +
  geom_pointrange(size=1.5, position=position_dodge(width=0.3), aes(ymax=stat.correct.1 + deictic1.sd, ymin=stat.correct.1 - deictic1.sd)) +
  scale_x_discrete(name = "Age (years)") +
  scale_y_continuous(name = "Mean Deictic Status Knowledge ", breaks= c(.2, .3, .4, .5,.6,.7,.8,.9,1), limits = c(.2, 1)) +
  theme(axis.title = element_text(size=12))

ggsave("plot.DSGerman.png", plot.DSGerman, dpi = 300, height = 3, width = 3)

# next remoteness
cal.sum5.2German <- cal.d %>%
  filter(language == "german") %>%
  group_by(agegroup) %>%
  summarize(n = n(),
            cor.remote = cor.remote,
            remoteness.m = (mean(cor.remote, na.rm = T)), # who got correct status (first answer)
            remoteness.sd = (sd(cor.remote, na.rm = T)), # standard deviation
            remoteness.se = remoteness.sd/sqrt(n), # calculate standard error
            remoteness.lower = remoteness.m - remoteness.se, # calculate lower 95% CI
            remoteness.upper = remoteness.m + remoteness.se) # calculate upper 95% CI
# plot remoteness
plot.remotenessGerman <- ggplot(data=cal.sum5.2German, aes(x=agegroup, y=remoteness.m)) + 
  # geom_hline(yintercept=1, linetype="solid",color="black",size=1.3) +
  geom_hline(yintercept=.5, linetype="dashed",color="red",size=1.3) +
  geom_pointrange(size=1.5, position=position_dodge(width=0.3), aes(ymax=cor.remote + remoteness.sd, ymin=cor.remote - remoteness.sd)) +
  scale_x_discrete(name = "Age (years)") +
  scale_y_continuous(name = "Mean Remoteness Knowledge ", breaks= c(.2, .3, .4, .5,.6,.7,.8,.9,1), limits = c(.2, 1)) +
  theme(axis.title = element_text(size=12))

ggsave("plot.remotenessGerman .png", plot.remotenessGerman , dpi = 300, height = 3, width = 3)

# now precise knowledge 
cal.sum5.3German <- cal.d %>%
  filter(language == "german")  %>%
  group_by(agegroup) %>%
  summarize(n = n(),
            cor.first = cor.first,
            preciseknow.m = (mean(cor.first, na.rm = T)), # who got correct status (first answer)
            preciseknow.sd = (sd(cor.first, na.rm = T)), # standard deviation
            preciseknow.se = preciseknow.sd/sqrt(n), # calculate standard error
            preciseknow.lower = preciseknow.m - preciseknow.se, # calculate lower 95% CI
            preciseknow.upper = preciseknow.m + preciseknow.se) # calculate upper 95% CI
# plot precise knowledge
plot.preciseknowGerman <- ggplot(data=cal.sum5.3German, aes(x=agegroup, y=preciseknow.m)) + 
  # geom_hline(yintercept=1, linetype="solid",color="black",size=1.3) +
  geom_hline(yintercept=.5, linetype="dashed",color="red",size=1.3) +
  geom_pointrange(size=1.5, position=position_dodge(width=0.3), aes(ymax=cor.first + preciseknow.sd, ymin=cor.first - preciseknow.sd)) +
  scale_x_discrete(name = "Age (years)") +
  scale_y_continuous(name = "Mean Precise Knowledge ", breaks= c(.2, .3, .4, .5,.6,.7,.8,.9,1), limits = c(.2, 1)) +
  theme(axis.title = element_text(size=12))

ggsave("plot.preciseknowGerman.png",plot.preciseknowGerman, dpi = 300, height = 3, width = 3)
## ---- chunk 19

verbal <- d.all %>%
  filter(itemtype == "verbal" & item == "daysofweek" & agegroup != "adult") %>%
  summarize(Gcorrect.m <- mean(correct, na.rm = T),
            Ecorrect.m <- mean(DaysOfWeek_Correct, na.rm = T)) 

verbal_english <- d.all %>%
  filter(itemtype=="verbal" & item=="daysofweek" & language == "english") %>%
  group_by(language, item, agegroup) %>%
  summarize(correct.m <- mean(DaysOfWeek_Correct, na.rm = T)) # withouot prompts from experimenter

verbal_german <- d.all %>%
  filter(itemtype=="verbal" & item=="daysofweek" & language == "german") %>%
  group_by(language, item, agegroup) %>%
  summarize(correct.m <- mean(correct, na.rm = T)) # without prompts from experimenter

calv.dg <- calv.d %>% # filter out German participants only
  filter(language == "german")
German_VerbalQuestions <- ggplot(calv.dg, aes(x = factor(correct))) +
  geom_bar(color = "black") +
  theme_minimal(base_size = 10) +
  facet_grid(itemtype~agegroup)
German_VerbalQuestions

German.test2 <- calv.dg %>% # conduct Wilcox_test on German sample only
  group_by(agegroup) %>%
  pairwise_wilcox_test(formula = correct ~ itemtype, p.adjust.method = "BH") %>%
  add_significance()
German.test2

calv.de <- calv.d %>% # filter out english participants only
  filter(language == "english")
English_VerbalQuestions <- ggplot(calv.de, aes(x = factor(correct))) +
  geom_bar(color = "black") +
  theme_minimal(base_size = 10) +
  facet_grid(itemtype~agegroup)
English_VerbalQuestions

English.test2 <- calv.de %>% # conduct Wilcox_test on english sample only
  group_by(agegroup) %>%
  pairwise_wilcox_test(formula = correct ~ itemtype, p.adjust.method = "BH") %>%
  add_significance()
English.test2
## ---- chunk 20

#' Calculate % of children who correctly answered verbal questions

verbal_items <- c("aftertoday", "beforetoday", "yesterday", "tomorrow", "today")

#calculate percentage of trials in which kids of each age group got verbal questions correct
verbal.sum1 <- d.all %>%
  filter(itemtype == "verbal" & agegroup %in% c('3','4', '5', '6', '7') & item == verbal_items) %>% #filter only 5 verbal questions
  group_by(language, agegroup, item) %>%
  summarize(correct.m.v = mean(correct, na.rm=T), # % who answered correctly
            sd.correct.v = sd(correct, na.rm=T), #calculate standard deviation
            n = n(),
            se.correct.v = sd.correct.v/sqrt(n), #calculate standard error
            correctv.lower = correct.m.v - se.correct.v, # calculate lower 95% CI
            correctv.upper = correct.m.v + se.correct.v, # calculate upper 95% CI
            countCorrect.v = sum(correct, na.rm=T))  # sum proportion correct for making bar graph instead of histogram

verbal.sum2 <- d.all %>%
  filter(itemtype == "verbal" & agegroup %in% c('3', '4', '5', '6', '7') & item == verbal_items) %>% #filter only 5 verbal questions
  group_by(language, agegroup) %>%
  summarize(correct.m.v = mean(correct, na.rm=T), # % who answered correctly
            sd.correct.v = sd(correct, na.rm=T), #calculate standard deviation
            n = n(),
            se.correct.v = sd.correct.v/sqrt(n), #calculate standard error
            correctv.lower = correct.m.v - se.correct.v, # calculate lower 95% CI
            correctv.upper = correct.m.v + se.correct.v, # calculate upper 95% CI
            countCorrect.v = sum(correct, na.rm=T))  # sum proportion correct for making bar graph instead of histogram

verbal.sum3 <- d.all %>%
  filter(itemtype == "verbal" & item == verbal_items) %>% #filter only 5 verbal questions
  group_by(agegroup) %>%
  summarize(correct.m.v = mean(correct, na.rm=T), # % who answered correctly
            sd.correct.v = sd(correct, na.rm=T), #calculate standard deviation
            n = n(),
            se.correct.v = sd.correct.v/sqrt(n), #calculate standard error
            correctv.lower = correct.m.v - se.correct.v, # calculate lower 95% CI
            correctv.upper = correct.m.v + se.correct.v, # calculate upper 95% CI
            countCorrect.v = sum(correct, na.rm=T))  # sum proportion correct for making bar graph instead of histogram

# does age or item predict children's performance on verbal questions?
#run model with age, item, and language group

v.lm1 <- glmer(correct ~ language.sc*item_yesterday.sc*item_tomorrow.sc*item_after.sc*scale(ageyears) + (1|subjid), family = binomial(link='logit'), data=calv.d, control = glmerControl(optimizer="bobyqa", optCtrl = list(maxfun = 100000)))
summary(v.lm1)
Anova(v.lm1, Type =3) # only age in years significantly predicts correct response to verbal Q's


## ---- chunk 21

#Did kids who answered verbal Qs correctly also answer Deictic Qs correctly?
##use verbal Q's to predict deictic Q's performance

verbal.deictic <- glm(correct ~ itemtype.sc, family = binomial(link='logit'), data=calv.d) #run logistic regression
summary(verbal.deictic)
Anova(verbal.deictic)

# add language to the model
verbalL.deictic2 <- glm(correct ~ itemtype.sc + language.sc, family = binomial(link='logit'), data=calv.d) #run logistic regression
summary(verbalL.deictic2)
Anova(verbalL.deictic2)

## ---- chunk 22
# use verbal Q's to predict deictic Q's performance; split kids by if they recited days of week or not]

calv.d2 <- calv.d %>%
  filter(itemtype %in% c('verbal', 'deictic')) %>%
  select(subjid, agegroup, language, itemtype, item, correct)
calv.d2T  <- reshape(calv.d2, idvar = c("subjid", "agegroup"), timevar = "itemtype", direction = "wide")

# create new variable to code whether child correctly recited the days of the week
calv.d2T <- calv.d2T %>%
  mutate(daysofweek_cor = case_when(item.verbal == "daysofweek" & correct.verbal == '1' ~ '1',
                                    item.verbal == "daysofweek" & correct.verbal == '0' ~ '0'))

calv.d2T1 <- calv.d2T %>%
  filter(daysofweek_cor == '1') %>% #select only kids who correctly recited the days of the week
  select(-language.deictic)

calv.d3 <- reshape(calv.d2T1, #transpose data back to long format
                   direction = "long",
                   varying = c("correct.verbal", "correct.deictic"), 
                   v.names = c('correct'),
                   timevar = "itemtype", #1 = verbal, 2 = deictic
                   idvar = c("subjid", "agegroup"))

calv.d3 <- calv.d3 %>%
  mutate(item = case_when(itemtype == '1' ~ item.verbal, # recode new item variable
                          itemtype == '2' ~ item.deictic)) %>%
  mutate(itemtype = case_when(itemtype == '1' ~ 'verbal', # recode itemtype
                              itemtype == '2' ~ 'deictic')) %>%
  mutate(language = language.verbal) %>% # recode language
  select(-language.verbal, -item.verbal, -item.deictic) # remove duplicate columns

## For children who recited the days of the week, does performance on verbal Q's predict performance on deictic Q's?
verbal.deictic3 <- glm(correct ~ itemtype, family = binomial(link='logit'), data=calv.d3) #run logistic regression
summary(verbal.deictic3)

calv.d2T0 <- calv.d2T %>%
  filter(daysofweek_cor == '0') %>% #select kids who did not correctly recite the days of the week
  select(-language.deictic)

calv.d4 <- reshape(calv.d2T0, #transpose data back to long format
                   direction = "long",
                   varying = c("correct.verbal", "correct.deictic"), 
                   v.names = c('correct'),
                   timevar = "itemtype", #1 = verbal, 2 = deictic
                   idvar = c("subjid", "agegroup"))

calv.d4 <- calv.d4 %>%
  mutate(item = case_when(itemtype == '1' ~ item.verbal, # recode new item variable
                          itemtype == '2' ~ item.deictic)) %>%
  mutate(itemtype = case_when(itemtype == '1' ~ 'verbal', # recode itemtype
                              itemtype == '2' ~ 'deictic')) %>%
  mutate(language = language.verbal) %>% # recode language
  select(-language.verbal, -item.verbal, -item.deictic) # remove duplicate columns

## For children who did not recite the days of the week correctly, does performance on verbal Q's predict performance on deictic Q's?
verbal.deictic4 <- glm(correct ~ itemtype, family = binomial(link='logit'), data=calv.d4) # run logistic regression
summary(verbal.deictic4)
## ---- chunk 23
# look at bar graph of proportion correct for each item to see what's going on (for each P how many trials did they get correct)

#calculate percentage of trials in which kids of each age group got verbal questions correct
verbal.sum4 <- Cal.v %>%
  filter(agegroup %in% c('4', '5', '6')) %>%
  group_by(language, agegroup, item, agebin) %>%
  summarize(correct.m.v = mean(correct, na.rm=T), # % who answered correctly
            sd.correct.v = sd(correct, na.rm=T), #calculate standard deviation
            n = n(),
            se.correct.v = sd.correct.v/sqrt(n)) #calculate standard error

ggplot(data = verbal.sum4, aes (x = agegroup, y = correct.m.v, fill = language)) +
  geom_bar(stat = 'identity', position = 'dodge', alpha = 2/3) + # or use position = 'dodge' for grouped bars
  labs(x = "Age", title = ('Proportions Correct by Age Group')) +
  facet_wrap(~item)

# make stand alone graph for days of the week
verbal.sum2 <- verbal.sum %>%
  filter(item == "daysofweek")

ggplot(data = verbal.sum2, aes(x=agebin, y = correct.m.v, fill = language)) +
  geom_bar(stat = 'identity', position = 'dodge') +
  labs(x = "", y = "Proportion Correct") +
  theme_minimal(base_size = 14) +
  theme(plot.title=element_text(family = "Times", color = "black", size = 14, hjust = 0.5), 
        axis.title.y = element_text(family = "Times", color = "black", size = 14),
        axis.line.y = element_line(color = "black"),
        axis.text.y = element_text(family = "Times", color = "black", size = 14), 
        axis.title.x = element_text(family = "Times", color = "black", size = 14),
        axis.text.x = element_text(family = "Times", color = "black", size = 14)) +
  theme(legend.position = "right", legend.title = element_blank()) +
  theme(panel.border = element_rect(colour = "black", fill = NA, size = 1),
        #panel.grid.major = element_blank(), panel.grid.minor = element_blank(),
        axis.line = element_line(colour = "black"))
## ---- chunk 24
#recode agegroup
cal.sum$agebin[cal.sum$agegroup == "4"] <- "Age 4"
cal.sum$agebin[cal.sum$agegroup == "5"] <- "Age 5"
cal.sum$agebin[cal.sum$agegroup == "6"] <- "Age 6"

#recode language spoken
cal.sum$languagegroup[cal.sum$language == "english"] <- "English Speakers"
cal.sum$languagegroup[cal.sum$language == "german"] <- "German Speakers"

#recode Item for Legend
cal.sum$Term[cal.sum$item == "tomorrow"] <- "tomorrow"
cal.sum$Term[cal.sum$item == "yesterday"] <- "yesterday"
cal.sum$Term[cal.sum$item == "beforeyesterday"] <- "before-yesterday"
cal.sum$Term[cal.sum$item == "aftertomorrow"] <- "after-tomorrow"

# create separate dataframes for each language group (for graphing) 
Englishcal_sum <- cal.sum %>%
  filter(language == "english")
Germancal_sum <- cal.sum %>%
  filter(language == "german")

#exclude 3- and 7-year-olds from cal.sum (and collapse across language)
cal.sum3 <- cal.d2 %>%
  mutate(item = factor(item, levels = c("beforeyesterday", "aftertomorrow","yesterday","tomorrow"))) %>% #for each word, how many kids got them right on the first try
  group_by(agegroup, item) %>%
  summarize(first.m = mean(cor.first, na.rm=T),     # % who put item in right box on first try
            sd.correct = sd(cor.first, na.rm=T),
            n = n(),
            se.correct = sd.correct/sqrt(n),
            deictic1.m = mean(stat.correct.1), # who got correct status (first answer)
            deictic.m = mean(stat.correct), # % who got correct status (final answer)
            rank.m = mean(correct), # right box (final answer)
            countCor.first = sum(cor.first))  # sum proportion correct for making bar graph instead of histogram
## ---- chunk 25
# first recode correct variable
cal.e$correct_cat[cal.e$correct == 0] <- 'Incorrect'
cal.e$correct_cat[cal.e$correct == 1] <- 'Correct'

# calculate proportions (English Data)
cal.eprop <- cal.e %>%
  count(agegroup, correct_cat) %>% # group_by() & summarize(n=n()) are implicit
  mutate(prop = prop.table(n)) # prop = n/sum(n) works too
as.data.frame(cal.eprop) # strip tbl_df() properties to print

# create ggplot
prop_e <- ggplot(data = cal.eprop, 
                 aes (x = agegroup, y = prop, fill = correct_cat)) +
  geom_bar(stat = 'identity', position = 'stack', alpha = 2/3) + # or use position = 'dodge' for grouped bars
  scale_y_continuous(labels = percent) + # or =waiver() or NULL for the default labels computed by the transformation object
  scale_fill_few('Medium', drop = FALSE) + # keeps levels if data is filtered
  labs(x = "Age", y = NULL, fill = 'Correct Placement',
       title = 'Proportions Correct by Age Group (English Data)')
prop_e

# just another way to calculate proportions
# cal_de_prop <- round(100*prop.table(table(cal.e$correct)), digits=0)
# cal_de_prop <- as.data.frame(cal_de_prop)

# first recode correct variable
cal.g$correct_cat[cal.g$correct == 0] <- 'Incorrect'
cal.g$correct_cat[cal.g$correct == 1] <- 'Correct'

# calculate proportions (German Data)
cal.gprop <- cal.g %>%
  count(agegroup, correct_cat) %>% # group_by() & summarize(n=n()) are implicit
  mutate(prop = prop.table(n)) # prop = n/sum(n) works too
cal.gprop <- as.data.frame(cal.gprop) # strip tbl_df() properties to print

# create ggplot
prop_g <- ggplot(data = cal.gprop, 
                 aes (x = agegroup, y = prop, fill = correct_cat)) +
  geom_bar(stat = 'identity', position = 'stack', alpha = 2/3) + # or use position = 'dodge' for grouped bars
  scale_y_continuous(labels = percent) +
  #scale_fill_few('medium', drops = FALSE) + # keeps levels if data is filtered
  labs(x = "Age", y = NULL, fill = 'Correct Placement',
       title = 'Proportions Correct by Age Group (German Data)')
prop_g

# graph prop correct for each verbal question separately
# calculate proportions (English Data)
cal.eprop <- cal.e %>%
  count(agegroup, item, correct_cat) %>% # group_by() & summarize(n=n()) are implicit
  mutate(prop = prop.table(n)) # prop = n/sum(n) works too
as.data.frame(cal.eprop) # strip tbl_df() properties to print

# create ggplot
prop_e <- ggplot(data = cal.eprop, 
                 aes (x = agegroup, y = prop, fill = correct_cat)) +
  geom_bar(stat = 'identity', position = 'stack', alpha = 2/3) + # or use position = 'dodge' for grouped bars
  scale_y_continuous(labels = percent) + # or =waiver() or NULL for the default labels computed by the transformation object
  scale_fill_few('Medium', drop = FALSE) + # keeps levels if data is filtered
  labs(x = "Age", y = NULL, fill = 'Correct Placement',
       title = 'Proportions Correct by Age Group (English Data)') +
  facet_wrap(~item)
prop_e

# calculate proportions (German Data)
cal.gprop <- cal.g %>%
  count(agegroup, item, correct_cat) %>% # group_by() & summarize(n=n()) are implicit
  mutate(prop = prop.table(n)) # prop = n/sum(n) works too
cal.gprop <- as.data.frame(cal.gprop) # strip tbl_df() properties to print

# create ggplot
prop_g <- ggplot(data = cal.gprop, 
                 aes (x = agegroup, y = prop, fill = correct_cat)) +
  geom_bar(stat = 'identity', position = 'stack', alpha = 2/3) + # or use position = 'dodge' for grouped bars
  scale_y_continuous(labels = percent) +
  #scale_fill_few('medium', drops = FALSE) + # keeps levels if data is filtered
  labs(x = "Age", y = NULL, fill = 'Correct Placement',
       title = 'Proportions Correct by Age Group (German Data)') +
  facet_wrap(~item)
prop_g
